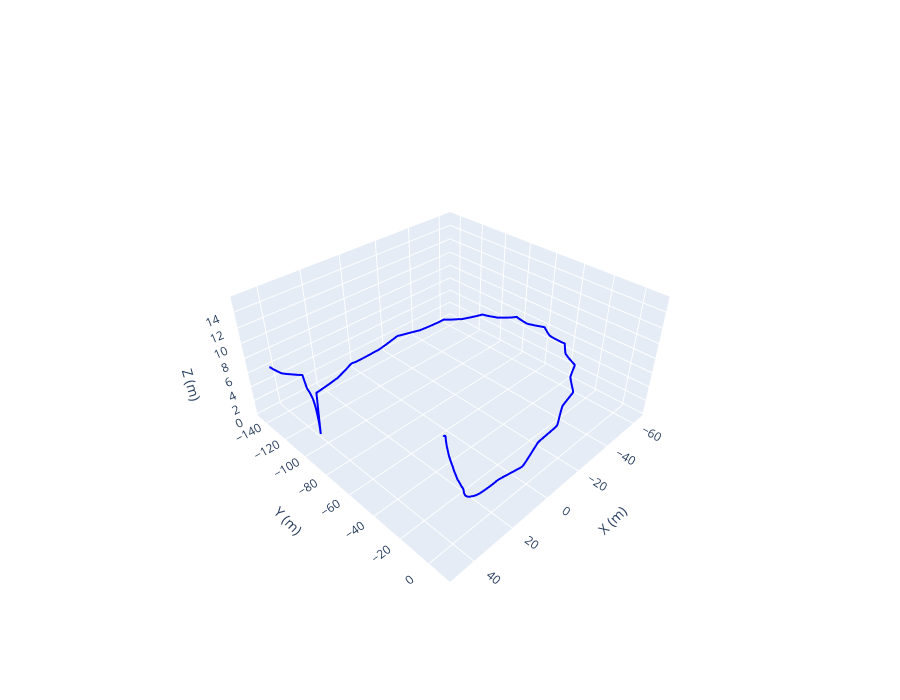

Write notebook code for a chart like this one.
### Code cell
# Display only trajectory
start = 0
end = -1

fig = go.Figure()

fig.add_trace(go.Scatter3d(
    x=series_x[start:end], 
    y=series_y[start:end], 
    z=series_z[start:end],
    mode='lines',
    name='trajektoria',
    line=dict(color='blue', width=4)
))

fig.update_layout(
    # title="Trajektoria",
    scene=dict(
        xaxis_title=' X (m)',
        yaxis_title=' Y (m)',
        zaxis_title=' Z (m)',
        aspectmode='manual',
        aspectratio=dict(x=1, y=1, z=0.5)
    ),
    width=900,
    height=700
)

fig.show()

### Figure 1 — Plotly figure (JSON) as saved in the notebook; plotly's stock layout.template omitted (floating-point values rounded to 4 significant figures; data arrays with more than 128 entries replaced by an {"elided": "..."} marker saying what was removed)
{"data": [{"line": {"color": "blue", "width": 4}, "mode": "lines", "name": "trajektoria", "type": "scatter3d", "x": {"elided": "1164 float values"}, "y": {"elided": "1164 float values"}, "z": {"elided": "1164 float values"}}], "layout": {"height": 700, "scene": {"aspectmode": "manual", "aspectratio": {"x": 1, "y": 1, "z": 0.5}, "xaxis": {"title": {"text": " X (m)"}}, "yaxis": {"title": {"text": " Y (m)"}}, "zaxis": {"title": {"text": " Z (m)"}}}, "width": 900}}
